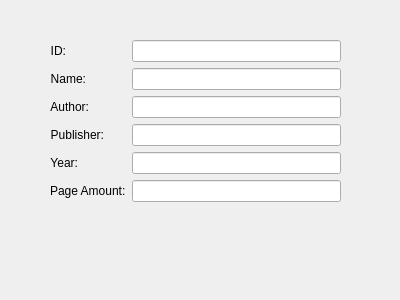
<?xml version="1.0" encoding="UTF-8"?>
<ui version="4.0">
 <class>bookInfo</class>
 <widget class="QDialog" name="bookInfo">
  <property name="geometry">
   <rect>
    <x>0</x>
    <y>0</y>
    <width>400</width>
    <height>300</height>
   </rect>
  </property>
  <property name="windowTitle">
   <string>Dialog</string>
  </property>
  <widget class="QWidget" name="formLayoutWidget">
   <property name="geometry">
    <rect>
     <x>50</x>
     <y>40</y>
     <width>291</width>
     <height>211</height>
    </rect>
   </property>
   <layout class="QFormLayout" name="formLayout">
    <item row="4" column="1">
     <widget class="QLineEdit" name="year">
      <property name="readOnly">
       <bool>true</bool>
      </property>
     </widget>
    </item>
    <item row="3" column="1">
     <widget class="QLineEdit" name="publisher">
      <property name="readOnly">
       <bool>true</bool>
      </property>
     </widget>
    </item>
    <item row="2" column="1">
     <widget class="QLineEdit" name="author">
      <property name="readOnly">
       <bool>true</bool>
      </property>
     </widget>
    </item>
    <item row="1" column="1">
     <widget class="QLineEdit" name="name">
      <property name="readOnly">
       <bool>true</bool>
      </property>
     </widget>
    </item>
    <item row="0" column="1">
     <widget class="QLineEdit" name="id">
      <property name="readOnly">
       <bool>true</bool>
      </property>
     </widget>
    </item>
    <item row="0" column="0">
     <widget class="QLabel" name="label">
      <property name="text">
       <string>ID:</string>
      </property>
      <property name="alignment">
       <set>Qt::AlignRight|Qt::AlignTrailing|Qt::AlignVCenter</set>
      </property>
     </widget>
    </item>
    <item row="1" column="0">
     <widget class="QLabel" name="label_2">
      <property name="text">
       <string>Name:</string>
      </property>
      <property name="alignment">
       <set>Qt::AlignRight|Qt::AlignTrailing|Qt::AlignVCenter</set>
      </property>
     </widget>
    </item>
    <item row="2" column="0">
     <widget class="QLabel" name="label_3">
      <property name="text">
       <string>Author:</string>
      </property>
      <property name="alignment">
       <set>Qt::AlignRight|Qt::AlignTrailing|Qt::AlignVCenter</set>
      </property>
     </widget>
    </item>
    <item row="3" column="0">
     <widget class="QLabel" name="label_4">
      <property name="text">
       <string>Publisher:</string>
      </property>
      <property name="alignment">
       <set>Qt::AlignRight|Qt::AlignTrailing|Qt::AlignVCenter</set>
      </property>
     </widget>
    </item>
    <item row="4" column="0">
     <widget class="QLabel" name="label_5">
      <property name="text">
       <string>Year:</string>
      </property>
      <property name="alignment">
       <set>Qt::AlignRight|Qt::AlignTrailing|Qt::AlignVCenter</set>
      </property>
     </widget>
    </item>
    <item row="5" column="1">
     <widget class="QLineEdit" name="pages">
      <property name="readOnly">
       <bool>true</bool>
      </property>
     </widget>
    </item>
    <item row="5" column="0">
     <widget class="QLabel" name="label_6">
      <property name="text">
       <string>Page Amount:</string>
      </property>
     </widget>
    </item>
   </layout>
  </widget>
 </widget>
 <resources/>
 <connections/>
</ui>
